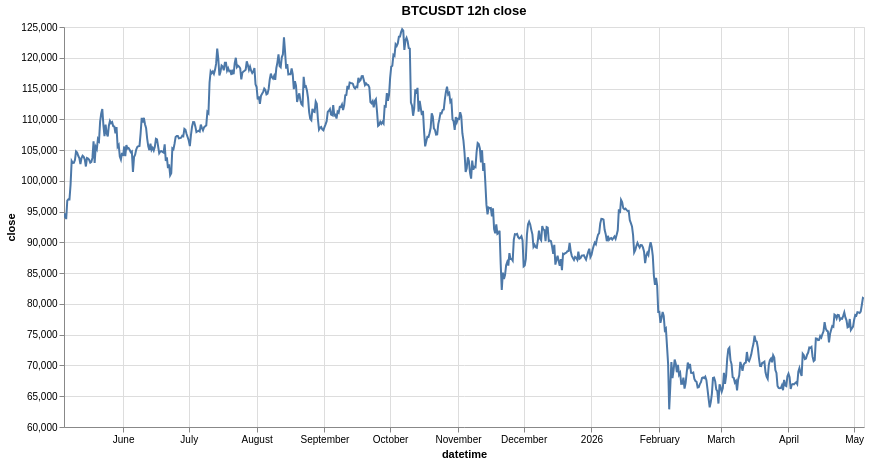

The cell this chart's notebook holds for it:
### Code cell
alt.data_transformers.enable("vegafusion")
research.plot_dyn_timeseries(ts, sym, 'close', time_interval)

### Figure 1 — Vega specification as saved in the notebook (floating-point values rounded to 4 significant figures; data arrays with more than 128 entries replaced by an {"elided": "..."} marker saying what was removed)
{"$schema": "https://vega.github.io/schema/vega/v6.json", "data": [{"name": "param_db82be42624d4632_store"}, {"name": "param_e9b61157fc812227_store"}, {"name": "source_0", "values": {"elided": "732 records"}, "transform": [{"type": "formula", "expr": "toDate(datum['datetime'])", "as": "datetime"}]}, {"name": "source_0_y_domain_close", "values": [{"min": 62870.0, "max": 124600.0}]}], "signals": [{"name": "unit", "value": {}, "on": [{"events": "pointermove", "update": "isTuple(group()) ? group() : unit"}]}, {"name": "param_db82be42624d4632", "update": "vlSelectionResolve(\"param_db82be42624d4632_store\", \"union\")"}, {"name": "param_e9b61157fc812227", "update": "vlSelectionResolve(\"param_e9b61157fc812227_store\", \"union\")"}, {"name": "param_db82be42624d4632_datetime", "on": [{"events": [{"source": "view", "type": "dblclick"}], "update": "null"}, {"events": {"signal": "param_db82be42624d4632_translate_delta"}, "update": "panLinear(param_db82be42624d4632_translate_anchor.extent_x, -param_db82be42624d4632_translate_delta.x / width)"}, {"events": {"signal": "param_db82be42624d4632_zoom_delta"}, "update": "zoomLinear(domain(\"x\"), param_db82be42624d4632_zoom_anchor.x, param_db82be42624d4632_zoom_delta)"}]}, {"name": "param_db82be42624d4632_tuple", "on": [{"events": [{"signal": "param_db82be42624d4632_datetime"}], "update": "param_db82be42624d4632_datetime ? {unit: \"\", fields: param_db82be42624d4632_tuple_fields, values: [param_db82be42624d4632_datetime]} : null"}]}, {"name": "param_db82be42624d4632_tuple_fields", "value": [{"field": "datetime", "channel": "x", "type": "R"}]}, {"name": "param_db82be42624d4632_translate_anchor", "value": {}, "on": [{"events": [{"source": "scope", "type": "pointerdown"}], "update": "{x: x(unit), y: y(unit), extent_x: domain(\"x\")}"}]}, {"name": "param_db82be42624d4632_translate_delta", "value": {}, "on": [{"events": [{"source": "window", "between": [{"source": "scope", "type": "pointerdown"}, {"source": "window", "type": "pointerup"}], "consume": true, "type": "pointermove"}], "update": "{x: param_db82be42624d4632_translate_anchor.x - x(unit), y: param_db82be42624d4632_translate_anchor.y - y(unit)}"}]}, {"name": "param_db82be42624d4632_zoom_anchor", "on": [{"events": [{"source": "scope", "consume": true, "type": "wheel"}], "update": "{x: invert(\"x\", x(unit)), y: invert(\"y\", y(unit))}"}]}, {"name": "param_db82be42624d4632_zoom_delta", "on": [{"events": [{"source": "scope", "consume": true, "type": "wheel"}], "update": "pow(1.001, event.deltaY * pow(16, event.deltaMode))", "force": true}]}, {"name": "param_db82be42624d4632_modify", "on": [{"events": {"signal": "param_db82be42624d4632_tuple"}, "update": "modify(\"param_db82be42624d4632_store\", param_db82be42624d4632_tuple, true)"}]}, {"name": "param_e9b61157fc812227_close", "on": [{"events": [{"source": "view", "type": "dblclick"}], "update": "null"}, {"events": {"signal": "param_e9b61157fc812227_translate_delta"}, "update": "panLinear(param_e9b61157fc812227_translate_anchor.extent_y, param_e9b61157fc812227_translate_delta.y / height)"}, {"events": {"signal": "param_e9b61157fc812227_zoom_delta"}, "update": "zoomLinear(domain(\"y\"), param_e9b61157fc812227_zoom_anchor.y, param_e9b61157fc812227_zoom_delta)"}]}, {"name": "param_e9b61157fc812227_tuple", "on": [{"events": [{"signal": "param_e9b61157fc812227_close"}], "update": "param_e9b61157fc812227_close ? {unit: \"\", fields: param_e9b61157fc812227_tuple_fields, values: [param_e9b61157fc812227_close]} : null"}]}, {"name": "param_e9b61157fc812227_tuple_fields", "value": [{"field": "close", "channel": "y", "type": "R"}]}, {"name": "param_e9b61157fc812227_translate_anchor", "value": {}, "on": [{"events": [{"source": "scope", "type": "pointerdown"}], "update": "{x: x(unit), y: y(unit), extent_y: domain(\"y\")}"}]}, {"name": "param_e9b61157fc812227_translate_delta", "value": {}, "on": [{"events": [{"source": "window", "between": [{"source": "scope", "type": "pointerdown"}, {"source": "window", "type": "pointerup"}], "type": "pointermove", "consume": true}], "update": "{x: param_e9b61157fc812227_translate_anchor.x - x(unit), y: param_e9b61157fc812227_translate_anchor.y - y(unit)}"}]}, {"name": "param_e9b61157fc812227_zoom_anchor", "on": [{"events": [{"source": "scope", "consume": true, "type": "wheel"}], "update": "{x: invert(\"x\", x(unit)), y: invert(\"y\", y(unit))}"}]}, {"name": "param_e9b61157fc812227_zoom_delta", "on": [{"events": [{"source": "scope", "type": "wheel", "consume": true}], "update": "pow(1.001, event.deltaY * pow(16, event.deltaMode))", "force": true}]}, {"name": "param_e9b61157fc812227_modify", "on": [{"events": {"signal": "param_e9b61157fc812227_tuple"}, "update": "modify(\"param_e9b61157fc812227_store\", param_e9b61157fc812227_tuple, true)"}]}], "marks": [{"type": "line", "name": "marks", "from": {"data": "source_0"}, "sort": {"field": "x"}, "encode": {"update": {"tooltip": {"signal": "{\"datetime\": timeFormat(datum[\"datetime\"], \"%b %d, %Y\"), \"close\": format(datum[\"close\"], \"\")}"}, "x": {"field": "datetime", "scale": "x"}, "y": {"field": "close", "scale": "y"}, "defined": {"signal": "isValid(datum[\"datetime\"]) && isFinite(+datum[\"datetime\"]) && isValid(datum[\"close\"]) && isFinite(+datum[\"close\"])"}, "stroke": {"value": "#4c78a8"}}}, "style": ["line"], "clip": true, "interactive": true}], "scales": [{"name": "x", "type": "time", "domain": {"data": "source_0", "field": "datetime"}, "range": [0, {"signal": "width"}], "domainRaw": {"signal": "param_db82be42624d4632[\"datetime\"]"}}, {"name": "y", "type": "linear", "domain": [{"signal": "(data(\"source_0_y_domain_close\")[0] || {}).min"}, {"signal": "(data(\"source_0_y_domain_close\")[0] || {}).max"}], "range": [{"signal": "height"}, 0], "zero": false, "domainRaw": {"signal": "param_e9b61157fc812227[\"close\"]"}, "nice": true}], "axes": [{"scale": "x", "aria": false, "domain": false, "gridScale": "y", "maxExtent": 0, "orient": "bottom", "labels": false, "ticks": false, "zindex": 0, "grid": true, "minExtent": 0, "tickCount": {"signal": "ceil(width/40)"}}, {"scale": "y", "aria": false, "gridScale": "x", "domain": false, "labels": false, "maxExtent": 0, "ticks": false, "minExtent": 0, "orient": "left", "tickCount": {"signal": "ceil(height/40)"}, "zindex": 0, "grid": true}, {"scale": "x", "orient": "bottom", "labelOverlap": true, "tickCount": {"signal": "ceil(width/40)"}, "title": "datetime", "grid": false, "labelFlush": true, "zindex": 0}, {"scale": "y", "orient": "left", "grid": false, "labelOverlap": true, "title": "close", "tickCount": {"signal": "ceil(height/40)"}, "zindex": 0}], "title": {"text": "BTCUSDT 12h close", "frame": "group"}, "style": "cell", "background": "white", "height": 400, "width": 800, "padding": 5}
